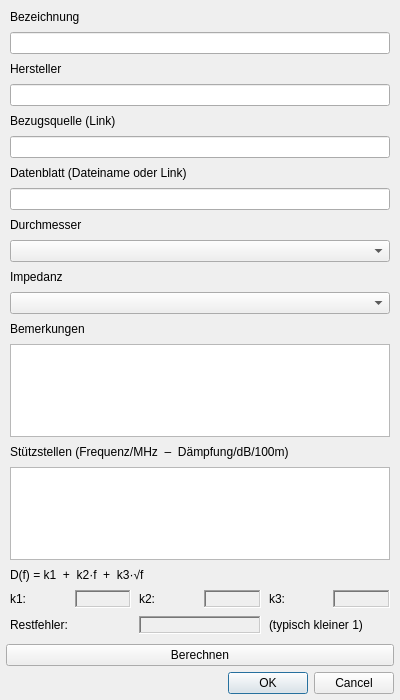
<?xml version="1.0" encoding="UTF-8"?>
<ui version="4.0">
 <class>CableDialog</class>
 <widget class="QDialog" name="CableDialog">
  <property name="geometry">
   <rect><x>0</x><y>0</y><width>400</width><height>700</height></rect>
  </property>
  <property name="windowTitle">
   <string>Kabel anlegen oder ändern</string>
  </property>
  <!-- Outer layout: ScrollArea fills all space, buttons pinned to bottom -->
  <layout class="QVBoxLayout" name="outerLayout">
   <property name="spacing"><number>6</number></property>
   <property name="margin"><number>6</number></property>

   <item>
    <widget class="QScrollArea" name="scrollArea">
     <property name="widgetResizable"><bool>true</bool></property>
     <property name="frameShape"><enum>QFrame::NoFrame</enum></property>
     <widget class="QWidget" name="scrollContents">
      <layout class="QVBoxLayout" name="formLayout">
       <property name="spacing"><number>8</number></property>
       <property name="margin"><number>4</number></property>

       <!-- Bezeichnung -->
       <item>
        <widget class="QLabel" name="label">
         <property name="text"><string>Bezeichnung</string></property>
        </widget>
       </item>
       <item>
        <widget class="QLineEdit" name="lineEditName">
         <property name="minimumHeight"><number>44</number></property>
        </widget>
       </item>

       <!-- Hersteller -->
       <item>
        <widget class="QLabel" name="label_2">
         <property name="text"><string>Hersteller</string></property>
        </widget>
       </item>
       <item>
        <widget class="QLineEdit" name="lineEditManufacturer">
         <property name="minimumHeight"><number>44</number></property>
        </widget>
       </item>

       <!-- Bezugsquelle -->
       <item>
        <widget class="QLabel" name="label_3">
         <property name="text"><string>Bezugsquelle (Link)</string></property>
        </widget>
       </item>
       <item>
        <widget class="QLineEdit" name="lineEditDealer">
         <property name="minimumHeight"><number>44</number></property>
        </widget>
       </item>

       <!-- Datenblatt -->
       <item>
        <widget class="QLabel" name="label_14">
         <property name="text"><string>Datenblatt (Dateiname oder Link)</string></property>
        </widget>
       </item>
       <item>
        <widget class="QLineEdit" name="lineEditDataSheet">
         <property name="minimumHeight"><number>44</number></property>
        </widget>
       </item>

       <!-- Durchmesser -->
       <item>
        <widget class="QLabel" name="label_12">
         <property name="text"><string>Durchmesser</string></property>
        </widget>
       </item>
       <item>
        <widget class="QComboBox" name="comboBoxDiameter">
         <property name="minimumHeight"><number>44</number></property>
        </widget>
       </item>

       <!-- Impedanz -->
       <item>
        <widget class="QLabel" name="label_13">
         <property name="text"><string>Impedanz</string></property>
        </widget>
       </item>
       <item>
        <widget class="QComboBox" name="comboBoxImpedance">
         <property name="minimumHeight"><number>44</number></property>
        </widget>
       </item>

       <!-- Bemerkungen -->
       <item>
        <widget class="QLabel" name="label_4">
         <property name="text"><string>Bemerkungen</string></property>
        </widget>
       </item>
       <item>
        <widget class="QTextEdit" name="textEditRemarks">
         <property name="minimumHeight"><number>80</number></property>
        </widget>
       </item>

       <!-- Stützstellen-Tabelle -->
       <item>
        <widget class="QLabel" name="label_5">
         <property name="text"><string>Stützstellen (Frequenz/MHz  –  Dämpfung/dB/100m)</string></property>
        </widget>
       </item>
       <item>
        <widget class="QTableView" name="tableView">
         <property name="minimumHeight"><number>280</number></property>
        </widget>
       </item>

       <!-- Koeffizienten -->
       <item>
        <widget class="QLabel" name="label_6">
         <property name="text"><string>D(f) = k1  +  k2·f  +  k3·√f</string></property>
        </widget>
       </item>
       <item>
        <layout class="QHBoxLayout" name="coeffLayout">
         <item>
          <widget class="QLabel">
           <property name="text"><string>k1:</string></property>
          </widget>
         </item>
         <item>
          <widget class="QLabel" name="labelK1">
           <property name="frameShape"><enum>QFrame::WinPanel</enum></property>
           <property name="frameShadow"><enum>QFrame::Sunken</enum></property>
           <property name="text"><string/></property>
           <property name="minimumHeight"><number>36</number></property>
          </widget>
         </item>
         <item>
          <widget class="QLabel">
           <property name="text"><string>k2:</string></property>
          </widget>
         </item>
         <item>
          <widget class="QLabel" name="labelK2">
           <property name="frameShape"><enum>QFrame::WinPanel</enum></property>
           <property name="frameShadow"><enum>QFrame::Sunken</enum></property>
           <property name="text"><string/></property>
           <property name="minimumHeight"><number>36</number></property>
          </widget>
         </item>
         <item>
          <widget class="QLabel">
           <property name="text"><string>k3:</string></property>
          </widget>
         </item>
         <item>
          <widget class="QLabel" name="labelK3">
           <property name="frameShape"><enum>QFrame::WinPanel</enum></property>
           <property name="frameShadow"><enum>QFrame::Sunken</enum></property>
           <property name="text"><string/></property>
           <property name="minimumHeight"><number>36</number></property>
          </widget>
         </item>
        </layout>
       </item>

       <!-- Restfehler -->
       <item>
        <layout class="QHBoxLayout" name="errorLayout">
         <item>
          <widget class="QLabel" name="label_7">
           <property name="text"><string>Restfehler:</string></property>
          </widget>
         </item>
         <item>
          <widget class="QLabel" name="labelQuality">
           <property name="frameShape"><enum>QFrame::WinPanel</enum></property>
           <property name="frameShadow"><enum>QFrame::Sunken</enum></property>
           <property name="text"><string/></property>
           <property name="minimumHeight"><number>36</number></property>
          </widget>
         </item>
         <item>
          <widget class="QLabel" name="label_11">
           <property name="text"><string>(typisch kleiner 1)</string></property>
          </widget>
         </item>
        </layout>
       </item>

      </layout>
     </widget>
    </widget>
   </item>

   <!-- Berechnen-Button und OK/Abbrechen fest am unteren Rand -->
   <item>
    <widget class="QPushButton" name="calcButton">
     <property name="minimumHeight"><number>48</number></property>
     <property name="text"><string>Berechnen</string></property>
    </widget>
   </item>
   <item>
    <widget class="QDialogButtonBox" name="buttonBox">
     <property name="minimumHeight"><number>48</number></property>
     <property name="orientation"><enum>Qt::Horizontal</enum></property>
     <property name="standardButtons">
      <set>QDialogButtonBox::Cancel|QDialogButtonBox::Ok</set>
     </property>
    </widget>
   </item>

  </layout>
 </widget>
 <resources/>
 <connections>
  <connection>
   <sender>buttonBox</sender><signal>accepted()</signal>
   <receiver>CableDialog</receiver><slot>accept()</slot>
   <hints><hint type="sourcelabel"><x>248</x><y>680</y></hint><hint type="destinationlabel"><x>157</x><y>690</y></hint></hints>
  </connection>
  <connection>
   <sender>buttonBox</sender><signal>rejected()</signal>
   <receiver>CableDialog</receiver><slot>reject()</slot>
   <hints><hint type="sourcelabel"><x>316</x><y>680</y></hint><hint type="destinationlabel"><x>286</x><y>690</y></hint></hints>
  </connection>
 </connections>
</ui>
